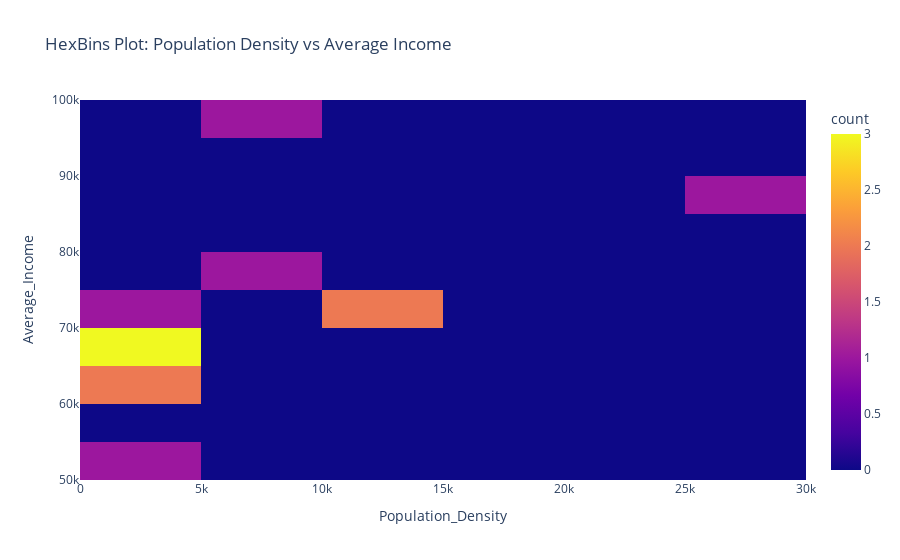

Notebook source saved alongside this figure:
### Code cell
figure = px.density_heatmap(
    data,
    x="Population_Density",
    y="Average_Income",
    nbinsx=10,
    nbinsy=10,
    title="HexBins Plot: Population Density vs Average Income",
    labels={
        "Population_Density": "Population Density (per sq mi)",
        "Average_Income": "Average Income ($)"
    }
)
figure.show()

### Figure 1 — Plotly figure (JSON) as saved in the notebook; plotly's stock layout.template omitted (floating-point values rounded to 4 significant figures)
{"data": [{"coloraxis": "coloraxis", "hovertemplate": "Population_Density=%{x}<br>Average_Income=%{y}<br>count=%{z}<extra></extra>", "name": "", "nbinsx": 10, "nbinsy": 10, "type": "histogram2d", "x": [27000, 8500, 12000, 3600, 3100, 11800, 2900, 4300, 3900, 5700, 3200, 1200], "xaxis": "x", "xbingroup": "x", "y": [85000, 78000, 72000, 65000, 62000, 71000, 60000, 74000, 67000, 98000, 69000, 52000], "yaxis": "y", "ybingroup": "y"}], "layout": {"autosize": true, "coloraxis": {"colorbar": {"title": {"text": "count"}}, "colorscale": [[0, "#0d0887"], [0.1111, "#46039f"], [0.2222, "#7201a8"], [0.3333, "#9c179e"], [0.4444, "#bd3786"], [0.5556, "#d8576b"], [0.6667, "#ed7953"], [0.7778, "#fb9f3a"], [0.8889, "#fdca26"], [1, "#f0f921"]]}, "legend": {"tracegroupgap": 0}, "title": {"text": "HexBins Plot: Population Density vs Average Income"}, "xaxis": {"anchor": "y", "autorange": true, "domain": [0, 1], "range": [-0.5, 30000.0], "title": {"text": "Population_Density"}, "type": "linear"}, "yaxis": {"anchor": "x", "autorange": true, "domain": [0, 1], "range": [50000.0, 100000.0], "title": {"text": "Average_Income"}, "type": "linear"}}}
